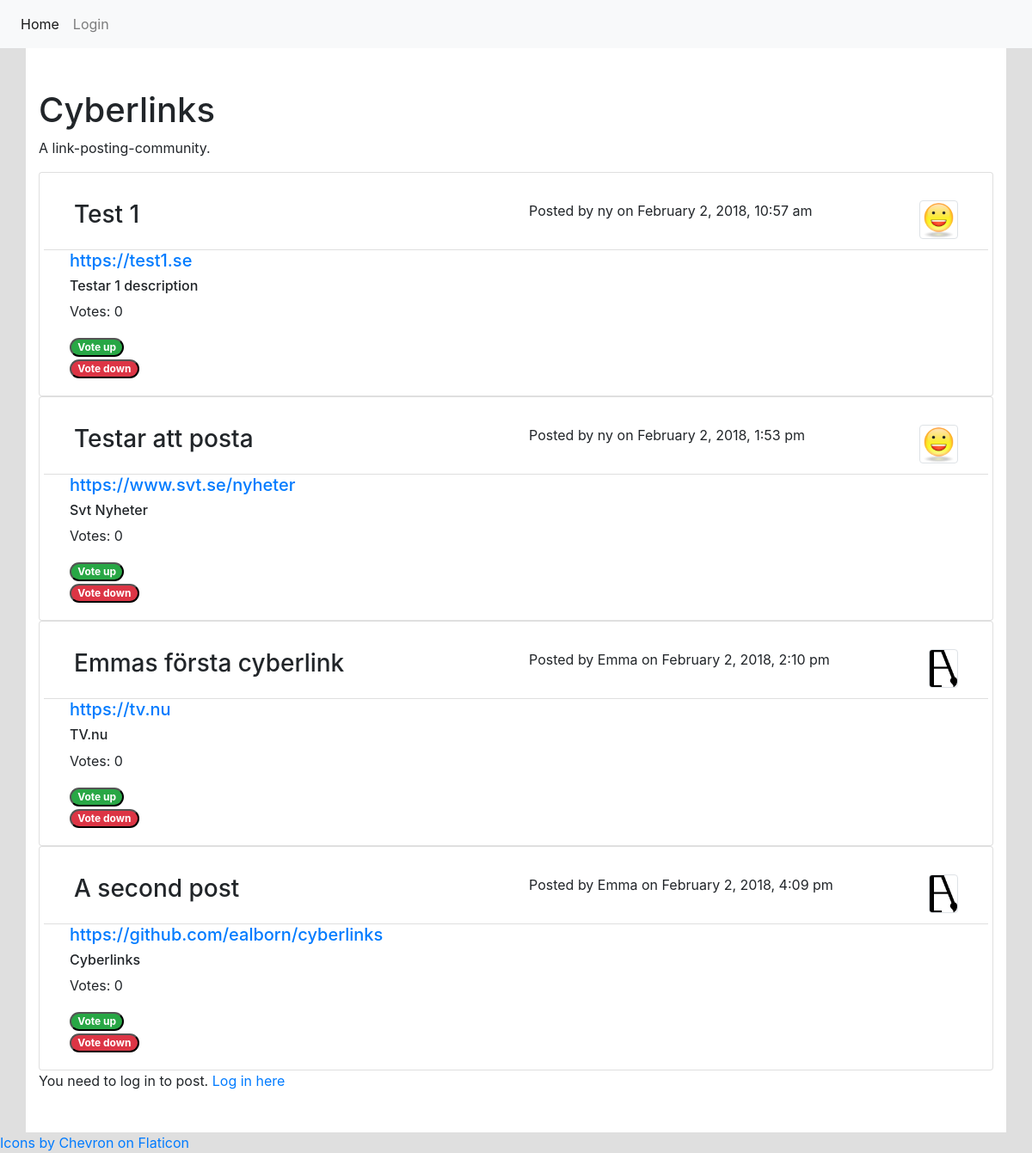
The page / on the database its author committed.
### tables this page shows
CREATE TABLE "Entry" (
	`entry_id`	INTEGER NOT NULL PRIMARY KEY AUTOINCREMENT UNIQUE,
	`title`	TEXT NOT NULL,
	`description`	TEXT NOT NULL,
	`link`	TEXT NOT NULL,
	`post_date`	TEXT NOT NULL,
	`poster`	TEXT NOT NULL
);

### app/config.php (called while the page is built, shortened)
<?php
return [
    'title' => 'Cyberlinks',
    'database_path' => sprintf('sqlite:%s/database/data1.db', __DIR__),
];

### app/autoload.php (called while the page is built, shortened)
<?php
$config = require __DIR__.'/config.php';

### index.php (the view, shortened to what this page needs)
<?php
require __DIR__.'/views/header.php';
?>
<article>
  <h1><?php echo $config['title']; ?></h1>
  <p>A link-posting-community.</p>
</article>
  <?php
  $stmt = $pdo->prepare("SELECT Entry.*, User.user_id, User.username, User.avatar, Votes.* FROM Entry JOIN User ON Entry.poster=User.username JOIN Votes ON Votes.vote_id=Entry.entry_id ORDER BY score DESC");
  $stmt->execute();
  $entries = $stmt->fetchAll(PDO::FETCH_ASSOC);
  foreach ($entries as $entry) {
    $title = $entry['title'];
    $link = $entry['link'];
    $description = $entry['description'];
    $post_date = $entry['post_date'];
    $avatar = $entry['avatar'];
    $username = $entry['username'];?>
  <div class="card">
    <div class="card-body">
        <div class="card-header row">
          <div class="col-6">
            <h3 class=""><?php echo $title ?></h3>
          </div>
          <div class="col">
            <img src="uploads/<?php echo $avatar; ?>" class="img-thumbnail mini float-right">
            <p class=""><?php echo "Posted by ".$username. " on ".$post_date; ?></p>
          </div>
        </div>
          <h5 class="col-6"><a href="<?php echo $link; ?>" target="_blank"> <?php echo $entry['link']; ?></a></h5>
          <h6 class="col-6"><?php echo $description ?></h6>
          <p class="col-6"><?php echo "Votes: ".$entry['score']?></p>
          <div class="container">
            <div class="row col-6">
              <form action="/app/auth/upVote.php" method="post">
                <button type="submit" class="badge badge-pill badge-success" name="upv">Vote up</button>
              </form>
            </div>
            <div class="row col-6">
              <form action="/app/auth/downVote.php" method="post">
                <button type="submit" class="badge badge-pill badge-danger" name="downv">Vote down</button>
              </form>
            </div>
          </div>
      </div>
  </div>
  <?php
}
?>
<?php if (isset($_SESSION['userSession'])) {
  require __DIR__.'/newpost.php';
} else {
  echo "You need to log in to post.";?>
  <a href="/login.php">Log in here</a>
  <?php
}
require __DIR__.'/views/footer.php';
?>
<a href="https://www.flaticon.com/search?word=chevron">Icons by Chevron on Flaticon</a>

### assets/styles/main.css (style rules this page uses)
body { background-color: #dfdfdf; }
.container { background-color: white; }
.img-thumbnail { max-width:100px; max-height:100px; width: auto; height: auto; }
.mini { max-width:45px; max-height:45px; padding: 0; }
.card-header { background-color: white; }

### rows shown on the page
entry: title "Test 1", username "ny", post_date "February 2, 2018, 10:57 am", link "https://test1.se", description "Testar 1 description", score "0"
entry: title "Testar att posta", username "ny", post_date "February 2, 2018, 1:53 pm", link "https://www.svt.se/nyheter", description "Svt Nyheter", score "0"
entry: title "Emmas första cyberlink", username "Emma", post_date "February 2, 2018, 2:10 pm", link "https://tv.nu", description "TV.nu", score "0"
entry: title "A second post", username "Emma", post_date "February 2, 2018, 4:09 pm", link "https://github.com/ealborn/cyberlinks", description "Cyberlinks", score "0"

### other values the page prints
$config['title'] "Cyberlinks"
